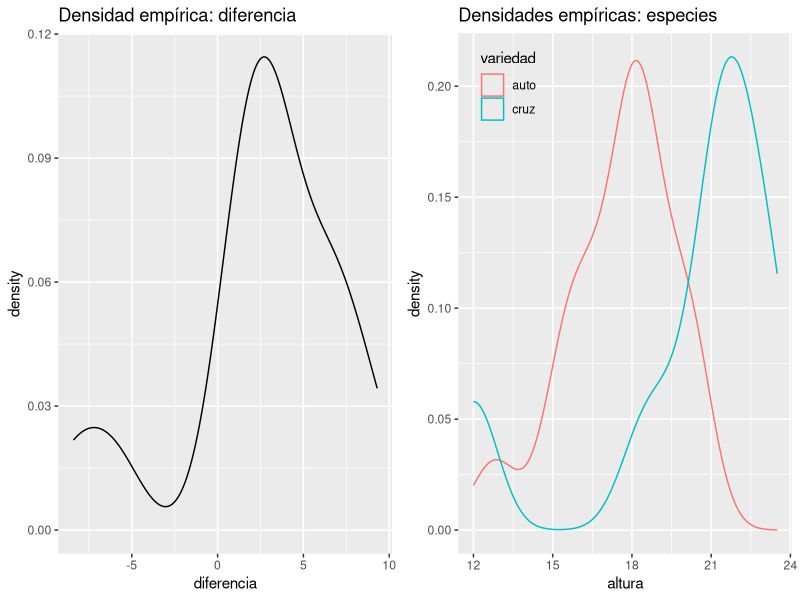
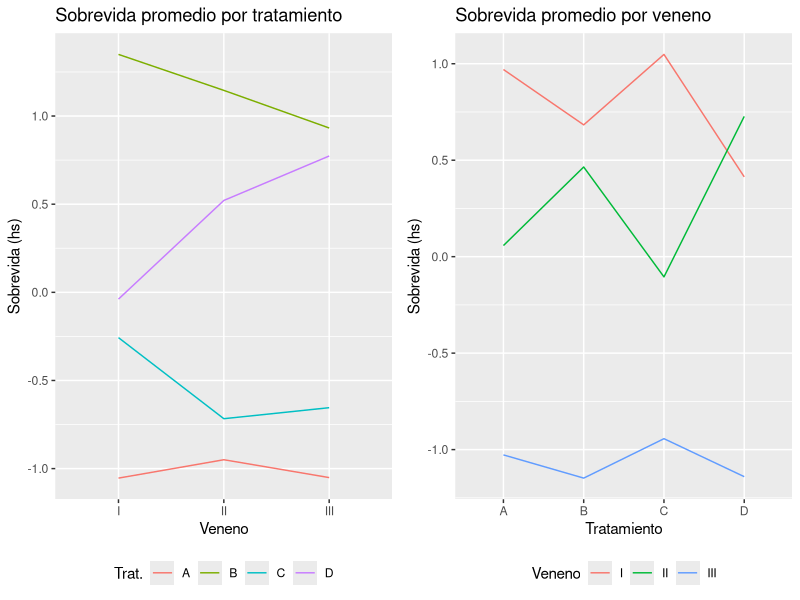
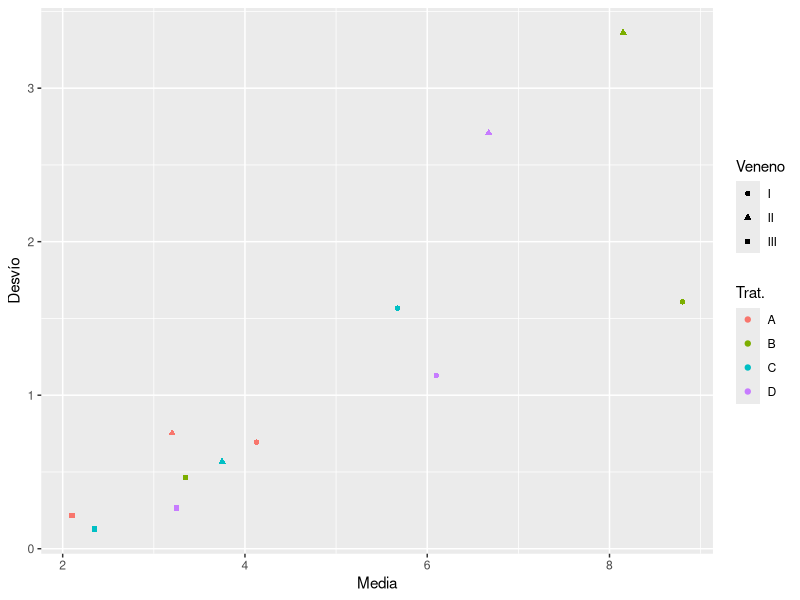
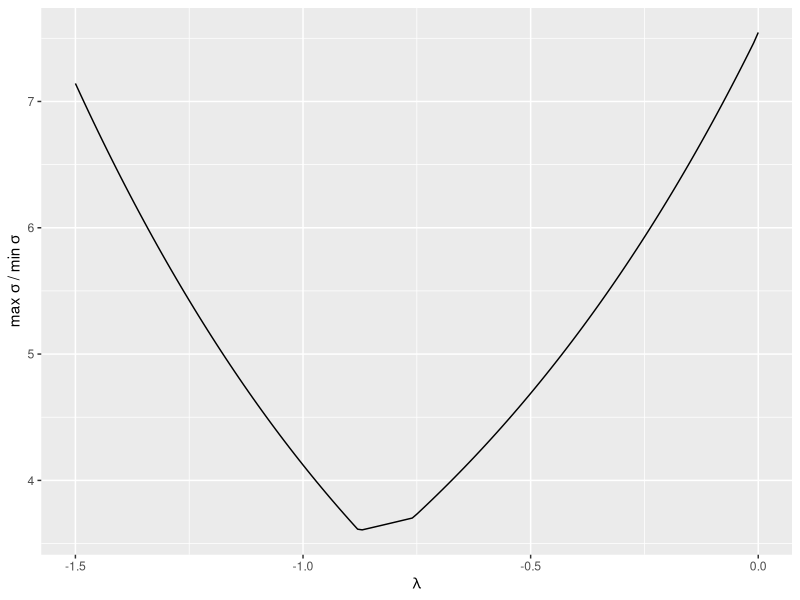
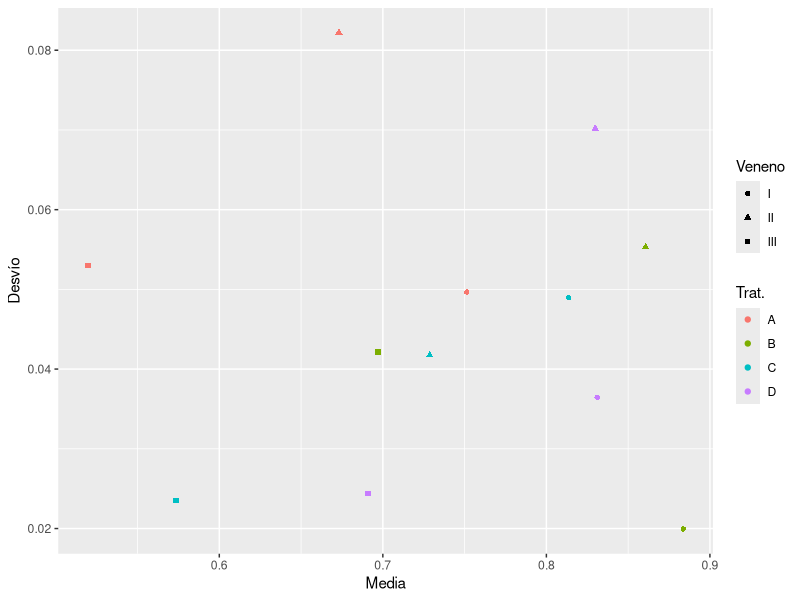
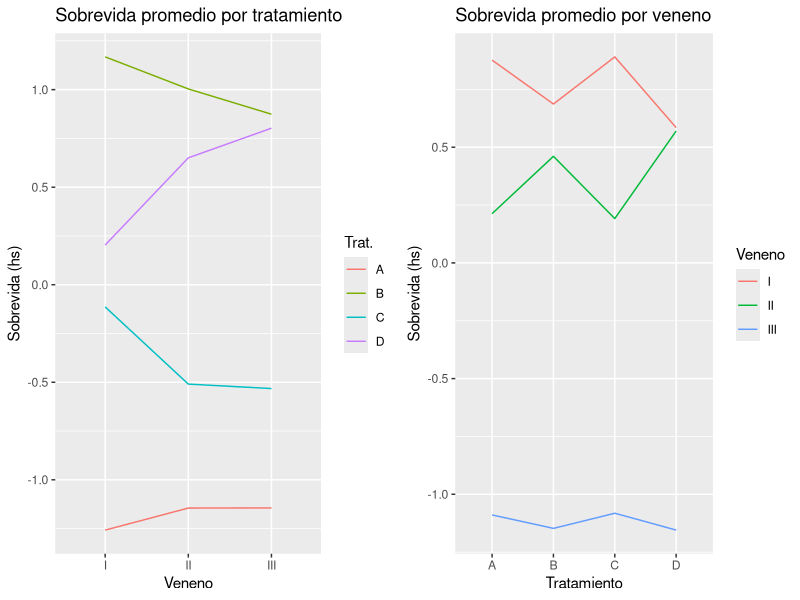
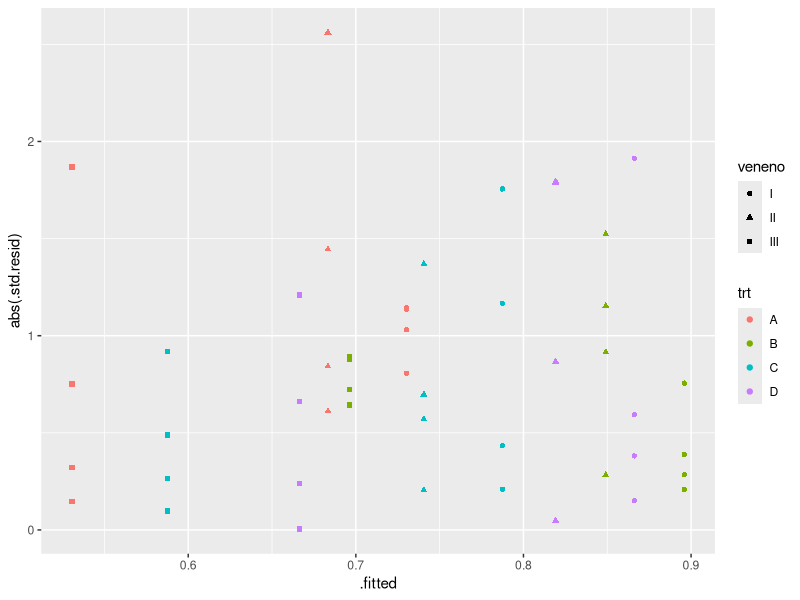

The R script that drew these images, in order: (Note: this script raises an error after producing the figures.)
## ---- chunk 1
knitr::opts_chunk$set(echo = FALSE, message = FALSE, warning = FALSE)
options(tinytex.verbose = TRUE)
## ---- chunk 2
library(tidyverse) # manipulación de datos en general, graficos
library(broom) # limpieza y estructuracion de resultados de regresiones
library(GGally) # gráficos de perfiles, entre otros
library(gridExtra) # Paginado de gráficos 
## ---- chunk 3
tipo_cols <- cols(
  maceta = col_integer(),
  cruz = col_double(),
  auto = col_double()
)
df1 <- read_csv("../data/3-1.csv", col_types = tipo_cols)
## ---- chunk 4
pv_norm_dif <- shapiro.test(df1$cruz - df1$auto)$p.value
pv_norm_auto <- shapiro.test(df1$auto)$p.value
pv_norm_cruz <- shapiro.test(df1$cruz)$p.value
## ---- chunk 5
g1 <- df1 %>%
  mutate(diferencia = cruz - auto) %>%
  ggplot(aes( diferencia)) +
  geom_density() +
  labs(title = "Densidad empírica: diferencia")

g2 <- df1 %>%
  gather("variedad", "altura", -maceta) %>%
  ggplot(aes(altura, color = variedad)) +
  geom_density() +
  labs(title = "Densidades empíricas: especies") +
  theme(legend.position = c(0.15,0.9),
        legend.background = element_blank())

grid.arrange(g1, g2, ncol = 2)
## ---- chunk 6
alfa <- 0.05
wcx_apar <- wilcox.test(df1$cruz, df1$auto, paired = T, alternative = "g",
                        conf.int = T, conf.level =1-alfa)
wcx_2samp <- wilcox.test(df1$cruz, df1$auto, paired = F, alternative = "g",
                        conf.int = T, conf.level = 1-alfa)
t_apar <- t.test(df1$cruz, df1$auto, paired = T, alternative = "g",
                        conf.int = T, conf.level = 1-alfa)
t_2samp <- t.test(df1$cruz, df1$auto, paired = F, alternative = "g",
                        conf.int = T, conf.level = 1-alfa)
## ---- chunk 7
tribble(
  ~Muestras, ~Test, ~llamada,
  "apareadas", "Wilcoxon", wcx_apar,
  "2 muestras", "Wilcoxon", wcx_2samp,
  "apareadas", "T de Student", t_apar,
  "2 muestras", "T de Student", t_2samp) %>%
  mutate(
    "p-valor" = map_dbl(llamada, "p.value"),
    "Lím. inf. IC" = map(llamada, "conf.int") %>% map_dbl(1)
  ) %>%
  select(-llamada) %>%
  knitr::kable(digits = 4)
## ---- chunk 8
tipo_cols <- cols()
raw2 <- read_csv("../data/3-2.csv", col_types = tipo_cols)
df2 <- raw2 %>%
  gather("trt", "sobrevida", -veneno) %>%
  mutate(
    trt = as_factor(trt),
    sobrevida = sobrevida * 10)

g3 <- df2 %>%
  group_by(veneno, trt) %>%
  summarise_all(mean)%>%
  spread(veneno, sobrevida) %>%
  ggparcoord(2:4, "trt") +
  labs(title = "Sobrevida promedio por tratamiento",
       x = "Veneno", y = "Sobrevida (hs)", color = "Trat.") +
  theme(legend.position = "bottom")

g4 <- df2 %>%
  group_by(veneno, trt) %>%
  summarise_all(mean)%>%
  spread(trt, sobrevida) %>%
  ggparcoord(2:5, "veneno") +
  labs(title = "Sobrevida promedio por veneno",
       x = "Tratamiento", y = "Sobrevida (hs)", color = "Veneno") +
  theme(legend.position = "bottom")

grid.arrange(g3, g4, ncol = 2)
## ---- chunk 9
df2 %>%
  group_by(veneno, trt) %>%
  summarise_all(lst(mean, sd)) %>%
  arrange(desc(sd)) %>%
  knitr::kable(
    digits = 3,
    caption = "La tasa entre los desvios de II:B y III:C es mayor a 26")
## ---- chunk 10
df2 %>%
  group_by(veneno, trt) %>%
  summarise_all(lst(mean, sd)) %>%
  ggplot(aes(mean, sd, color = trt, shape = veneno)) +
  geom_point() +
  labs(x = "Media", y = "Desvío", shape = "Veneno", color = "Trat.")
## ---- chunk 11
boxcox <- function(y, lambda) {
  if (lambda == 0) {log(y)} else {(y^lambda - 1)/lambda}
}
evaluar_lambdas <- function(lambdas) {
  tasas <- vector("numeric", length(lambdas))
  for (i in seq_along(lambdas)) {
    l <- lambdas[i]
    desvios <- df2 %>%
      mutate(y = map_dbl(sobrevida, boxcox, lambda = l)) %>%
      group_by(veneno, trt) %>%
      summarise(desvio = sd(y)) %>%
      pull("desvio")
    tasas[i] <- max(desvios)/min(desvios)
  }
  return(tibble(l = lambdas,t = tasas))
}

lambdas <- evaluar_lambdas(seq(-1.5, 0, 0.01))
  
lambdas %>%
  ggplot(aes(l, t)) +
  geom_line() +
  labs(x = expression(lambda), y=expression(paste("max ", sigma, " / min ", sigma)))
## ---- chunk 12
df2$y_ <- boxcox(df2$sobrevida, -1)

df2 %>%
  group_by(veneno, trt) %>%
  summarise_at(vars(y_), lst(mean, sd)) %>%
  ggplot(aes(mean, sd, color = trt, shape = veneno)) +
  geom_point() +
  labs(x = "Media", y = "Desvío", shape = "Veneno", color = "Trat.")

g5 <- df2 %>%
  group_by(veneno, trt) %>%
  summarise_at(vars(y_), mean)%>%
  spread(veneno, y_) %>%
  ggparcoord(2:4, "trt") +
  labs(title = "Sobrevida promedio por tratamiento",
       x = "Veneno", y = "Sobrevida (hs)", color = "Trat.")

g6 <- df2 %>%
  group_by(veneno, trt) %>%
  summarise_at(vars(y_), mean)%>%
  spread(trt, y_) %>%
  ggparcoord(2:5, "veneno") +
  labs(title = "Sobrevida promedio por veneno",
       x = "Tratamiento", y = "Sobrevida (hs)", color = "Veneno")

grid.arrange(g5, g6, ncol = 2)

## ---- chunk 13
mult <- lm(y_ ~ veneno * trt, df2)
tidy(anova(mult)) %>%
  transmute(
    "Coefs" = term,
    "GL" = df,
    "C. Medios" = as.character(signif(statistic, 3)),
    "F obs." = as.character(signif(statistic, 3)),
    "P-valor" = as.character(signif(p.value, 3))
  ) %>%
  knitr::kable()
## ---- chunk 14
adit <- lm(y_ ~ veneno + trt, df2)

glance(adit) %>%
  transmute(
    "R^2 aj." = as.character(signif(adj.r.squared, 3)),
    "F obs." = as.character(signif(statistic, 3)),
    "P-valor" = as.character(signif(p.value, 3))
  ) %>%
  knitr::kable()

tidy(anova(adit)) %>%
  transmute(
    "Coefs" = term,
    "GL" = df,
    "C. Medios" = as.character(signif(statistic, 3)),
    "F obs." = as.character(signif(statistic, 3)),
    "P-valor" = as.character(signif(p.value, 3))
  ) %>%
  knitr::kable()

tidy(adit) %>%
  transmute(
    "Coef." = term,
    "Estimado" = as.character(signif(estimate, 3)),
    "P-valor" = as.character(signif(p.value, 3))
  ) %>%
  knitr::kable()
## ---- chunk 15
augment(adit) %>%
  ggplot(aes(.fitted, abs(.std.resid), color = trt, shape = veneno)) +
  geom_point()
## ---- chunk 16
#TukeyHSD(aov(sobrevida ~ veneno + trt, df2))
tidy(TukeyHSD(aov(y_ ~ veneno + trt, df2))) %>%
  transmute(
    "Coef." = term,
    "Comp." = comparison,
    "Dif. medias" = as.character(signif(estimate, 3)),
    "Lím. inf. IC" = as.character(signif(conf.low, 3)),
    "Lím. sup. IC" = as.character(signif(conf.high, 3)),
    "P-valor" = as.character(signif(adj.p.value, 3)),
) %>%
  knitr::kable()
## ---- chunk 17
ginv <- function(y) {1/(1-y)}

resumen2 <- augment(adit) %>%
  select(veneno, trt, y_, .fitted) %>%
  transmute(
    veneno, trt,
    original = ginv(y_),
    ajustada = ginv(.fitted)) %>%
  group_by(veneno, trt) %>%
  summarise_all(mean) %>%
  ungroup()

resumen2 %>%
  arrange(desc(ajustada)) %>%
  transmute(
    veneno, trt,
    orig = as.character(signif(original, 3)),
    ajust = as.character(signif(ajustada, 3))
  ) %>%
  knitr::kable(col.names = c("Veneno", "Tratamiento", "Original", "Ajustada"))
## ---- chunk 18
resumen2 %>%
  gather("Tipo", "Sobrevida", -veneno, -trt) %>%
  group_by(veneno, trt, Tipo) %>%
  summarise_all(mean) %>%
  ggplot(aes(veneno, Sobrevida, linetype = Tipo, color = trt, group = paste(trt, Tipo))) +
  geom_line() +
  labs(title = "Perfiles de sobrevida (original y ajustada) para cada tratamiento",
       x = "Veneno", color = "Tratamiento")

resumen2 %>%
  gather("Tipo", "Sobrevida", -veneno, -trt) %>%
  group_by(veneno, trt, Tipo) %>%
  summarise_all(mean) %>%
  ggplot(aes(trt, Sobrevida, linetype = Tipo, color = veneno, group = paste(veneno, Tipo))) +
  geom_line() +
  labs(title = "Perfiles de sobrevida (original y ajustada) para cada veneno",
       x = "Tratamiento", color = "Veneno")
## ---- chunk 19
# Ejercicio 3
tipo_cols <- cols(
  sustancia = col_factor(),
  dosis = col_double(),
  muestreadas = col_integer(),
  aberrantes = col_integer()
)
df3 <- read_csv("../data/3-3.csv", col_types = tipo_cols)

df3 <- df3 %>% 
  mutate(prop = aberrantes/muestreadas) %>%
  rowid_to_column()

knitr::kable(df3, col.names = c("Obs.", "Sustancia", "Dosis", "Muestreadas", "Aberrantes", "Prop."))
## ---- chunk 20
df3 %>%
  ggplot(aes(dosis, prop, color = sustancia)) +
  geom_line(linetype = "dashed") +
  geom_point() +
  labs(title = "Proporción de células aberrantes en función de la dosis")
## ---- chunk 21
df3long <- df3 %>%
  spread(sustancia, dosis, fill = 0, sep = "")

lm3 <- lm(prop ~ poly(sustanciaA, 2) + poly(sustanciaB, 1) + muestreadas, df3long)

glance(lm3) %>%
  transmute(
    "R^2 aj." = as.character(signif(adj.r.squared, 3)),
    "F obs." = as.character(signif(statistic, 3)),
    "P-valor" = as.character(signif(p.value, 3))
  ) %>%
  knitr::kable()

tidy(lm3) %>%
  transmute(
    "Coef." = term,
    "Estimado" = as.character(signif(estimate, 3)),
    "P-valor" = as.character(signif(p.value, 3))
  ) %>%
  knitr::kable()
## ---- chunk 22
augment(lm3, data = df3long) %>%
  ggplot(aes(.fitted, .std.resid)) +
  geom_point() +
  labs(title = "Residuos estudentizados en función de la proporción predicha",
       x = expression(hat(p)[i]), y = "Res. est.")
## ---- chunk 23
grilla <- crossing(
  muestreadas = c(200, 400),
  dosis = seq(0, 500, 5),
  sustancia = c("A", "B")
) %>%
  rowid_to_column() %>%
  spread(sustancia, dosis, fill = 0, sep = "")

augment(lm3, newdata = grilla) %>%
  transmute(
    muestreadas, sustanciaA, sustanciaB,
    prop = .fitted) %>%
  gather("sustancia", "dosis", -prop, -muestreadas) %>%
  filter(dosis != 0) %>%
  mutate(sustancia = str_sub(sustancia, -1, -1)) %>%
  ggplot(aes(dosis, prop, color = sustancia, linetype = factor(muestreadas))) +
  geom_line() +
  geom_point(data = df3) +
  scale_linetype_manual(values = c("dotted", "dashed")) + 
  coord_cartesian(ylim = c(0, 0.081)) +
  labs(title = "Predicción de la roporción de células aberrantes para tamaños de muestra seleccionados",
       linetype = "n")
